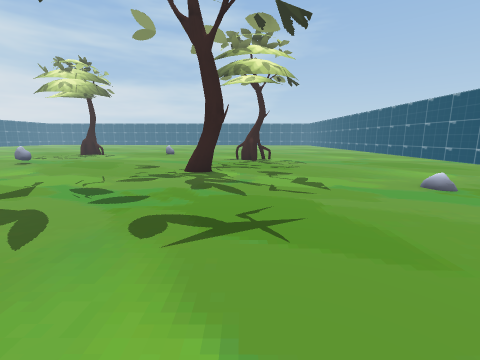
view 1 (above)

21 first-person views from a walk through a 3-D level made in the Unity game engine. The camera is 1.5 m above the floor, tilts 10° down and sees 90° across. The floor is counted in squares, 1 m on a side. Each view is taken from the middle of a square. On the plan, view 1 faces up. The plan holds only what a view shows up to about 13 squares ahead; the rest is blank. The place goes on beyond the plan. Some animated figures are left out.

view 2
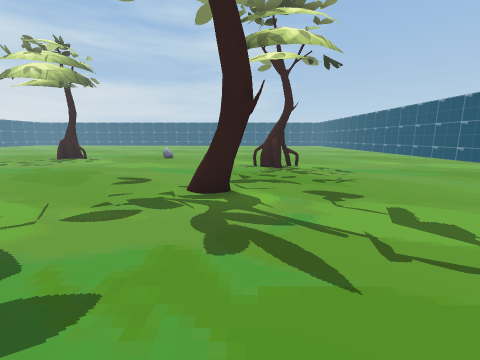

view 3
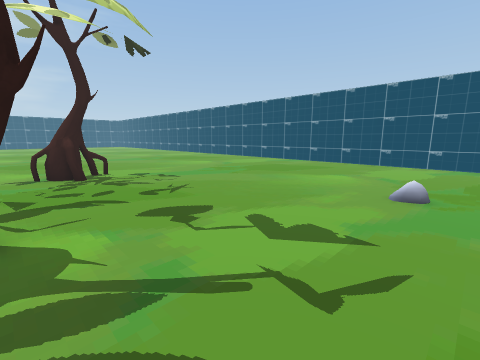

view 4
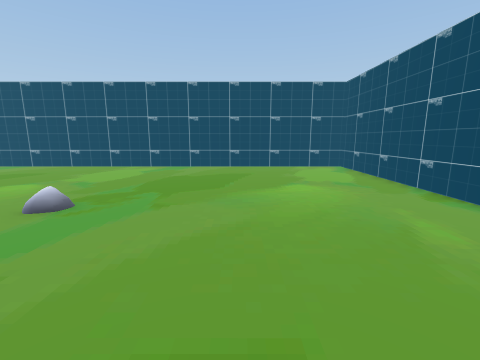

view 5
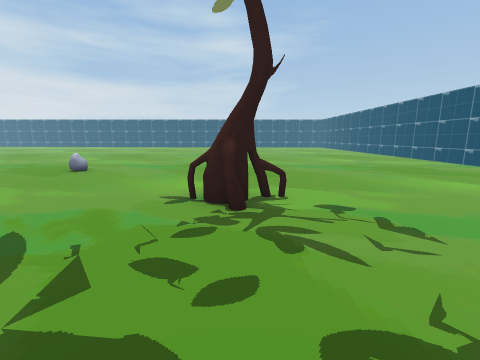

view 6
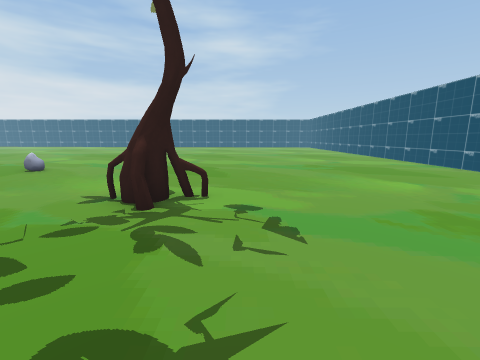

view 7
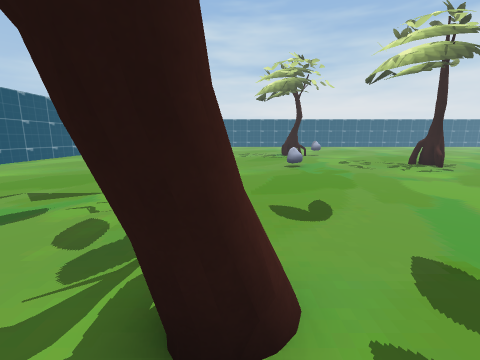

view 8
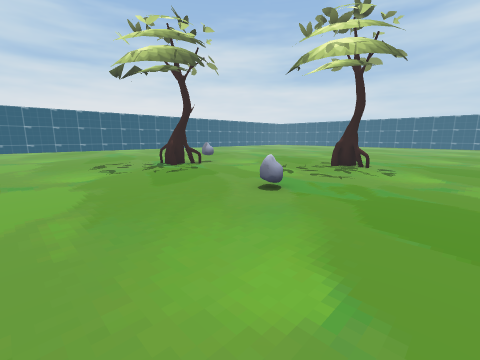

view 9
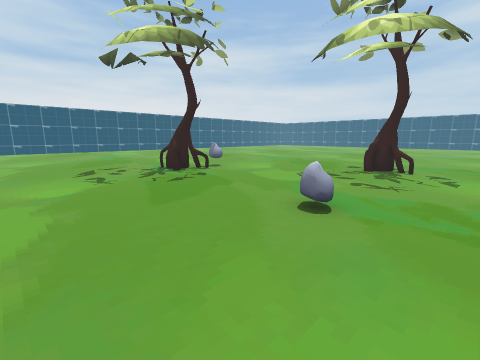

view 10
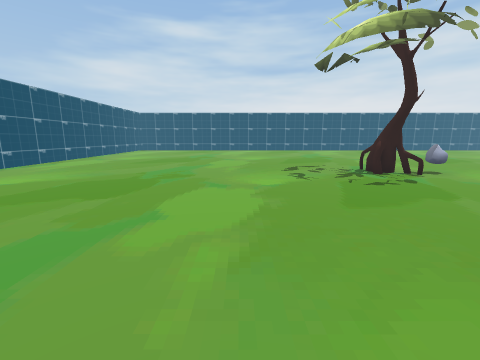

view 11
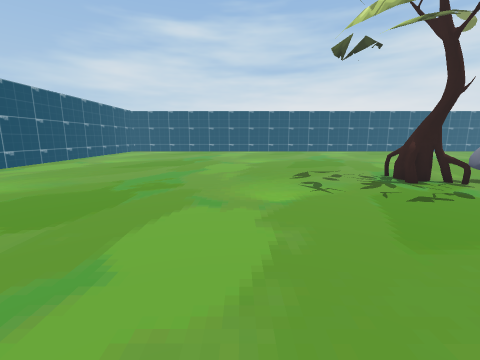

view 12
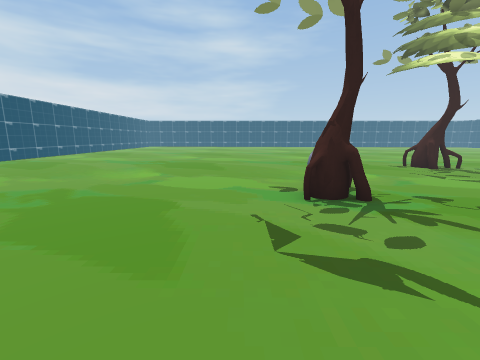

view 13
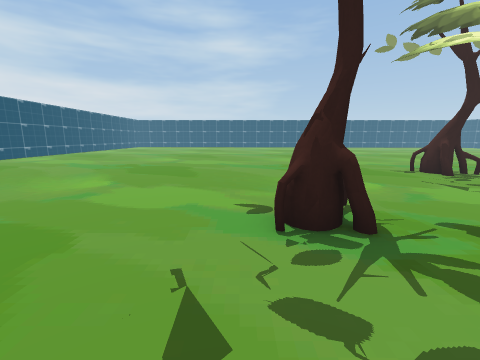

view 14
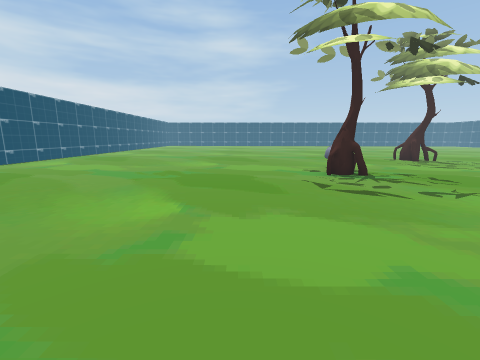

view 15
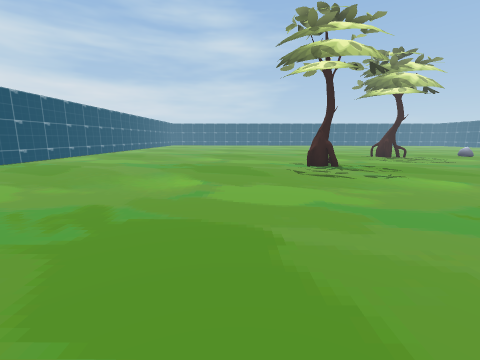

view 16
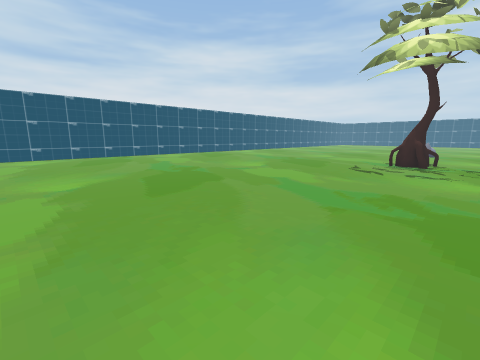

view 17
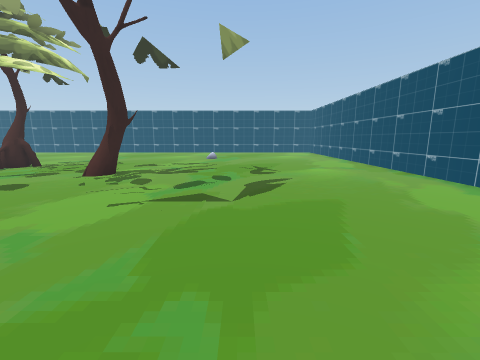

view 18
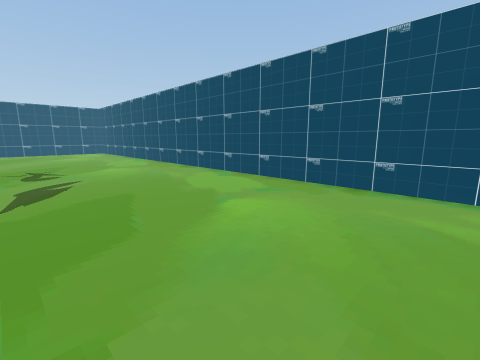

view 19
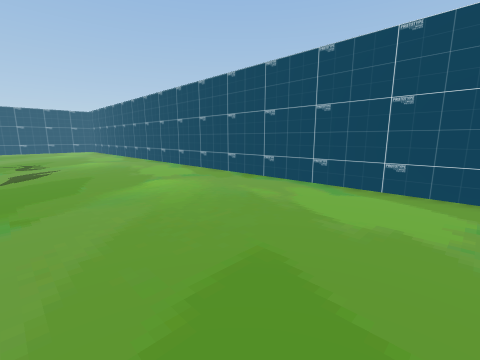

view 20
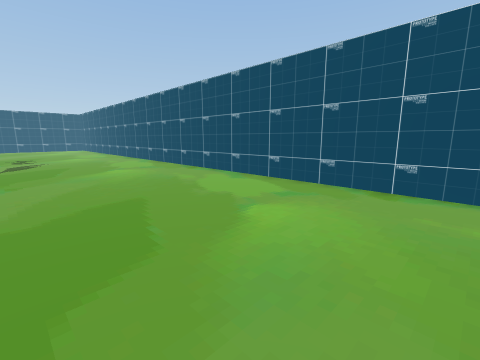

view 21
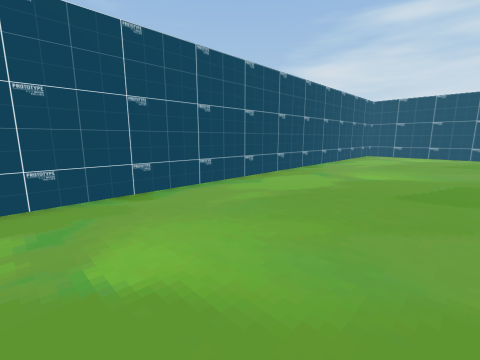

### Floor plan
Key: @ floor where view 1 was taken; # wall or solid block; . floor; O other object.
Columns run from 33 left of view 1 to 14 right of it. Each row starts with its distance up from view 1.
 24  .............    ............... .............#
 23 ..............   ..............................#
 22 ..............   ..##......O...................#
 21 ..............  ...#O#.........................
 20 ..............  ..............................
 19 .............. ..............................
 18 ............................................
 17 .............O...................#O#........
 16 ............O#....................#.........   #
 15 ............O#..............................  .#
 14 .....................O.....................  ..#
 13 ...............................................#
 12 ...............................................#
 11 ...............................##..............#
 10 ...............................##..............#
  9  ..............................................#
  8   .............................................#
  7    ....................................O.......#
  6    ............................................#
  5   .............................................#
  4 ...............................................#
  3 ...............................................#
  2 ...............................................#
  1 ...............................................#
  0 .................................@  ...........#
 -1    ...............................   ..........#
 -2     ..............................    .........#
 -3     ###############################    #########

Positions as (right, up) in squares from view 1, and headings:
1: (0, 0), facing up
2: (-1, 4), facing up
3: (-1, 6), facing up-right
4: (1, 3), facing right
5: (1, 11), facing up
6: (3, 11), facing up
7: (0, 11), facing left
8: (-8, 8), facing up-left
9: (-10, 9), facing up-left
10: (-10, 9), facing left
11: (-12, 9), facing left
12: (-23, 9), facing up
13: (-22, 11), facing up
14: (-25, 5), facing up
15: (-25, 2), facing up
16: (-18, 0), facing up-left
17: (-12, 5), facing right
18: (-13, 5), facing down-right
19: (-17, 5), facing down-right
20: (-21, 5), facing down-right
21: (-17, 4), facing down-left
